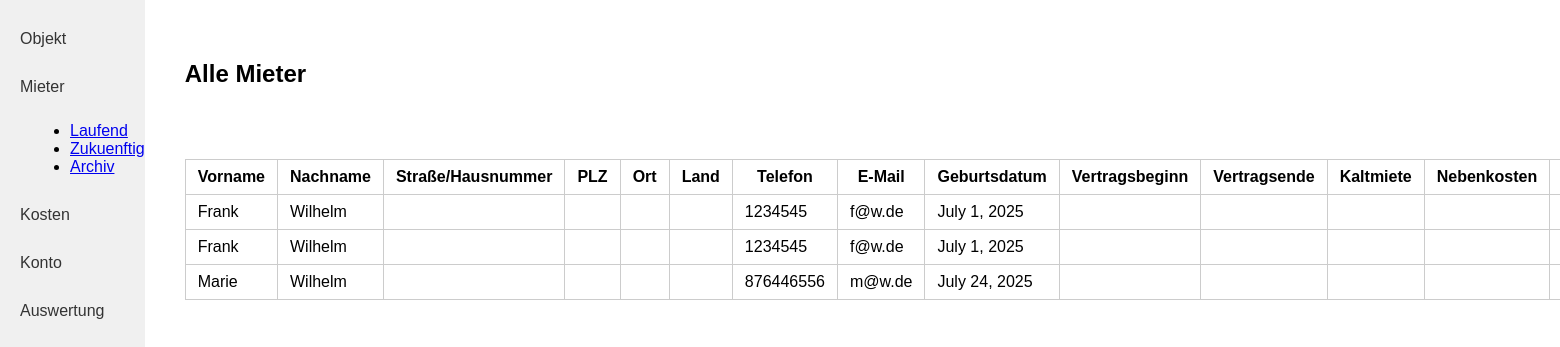
The app's page /mieter/ (signed in), older data.
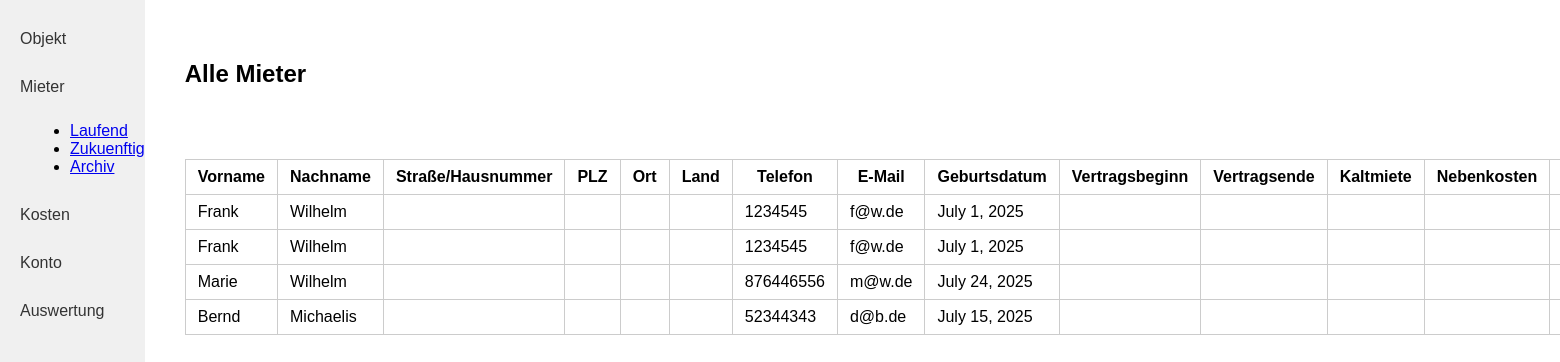
The same page, newer data.
### kostenpruefung_mietobjekte_app/models.py (models this page shows, shortened)
class Mieter(models.Model):
    created_by = models.ForeignKey(User, on_delete=models.CASCADE, related_name="mieter_created", null=True, blank=True)
    vorname = models.CharField(max_length=255)
    nachname = models.CharField(max_length=255)
    telefon = models.CharField(max_length=100)
    e_mail = models.EmailField()
    geburtsdatum = models.DateField()

### kostenpruefung_mietobjekte_app/views.py (the view)
# urls.py: path('mieter/', mieter, name='mieter'),
def mieter(request):
    mieter = Mieter.objects.filter(created_by=request.user)
    return render(request, 'kostenpruefung_mietobjekte_app/mieter.html', {'mieter': mieter})

### kostenpruefung_mietobjekte_app/templates/kostenpruefung_mietobjekte_app/mieter.html (shortened to what this page needs)
{% load static %}
<!DOCTYPE html>
<html lang="de">
<head>
    <link rel="stylesheet" href="{% static 'kostenpruefung_mietobjekte_app/style.css' %}">
</head>
<body>
<div class="flex-container">
    <nav class="sidebar">
        <a class="sidebar-link" href="{% url 'objekt_index' %}">Objekt</a>
        <a class="sidebar-link" href="{% url 'mieter' %}">Mieter</a>
        <ul style="list-style-type: disc; margin-left: 30px; margin-bottom: 20px;">
            <li><a href="#">Laufend</a></li>
            <li><a href="#">Zukuenftig</a></li>
            <li><a href="#">Archiv</a></li>
        </ul>
        <a class="sidebar-link" href="{% url 'rechnungen' %}">Kosten</a>
        <a class="sidebar-link" href="{% url 'konto' %}">Konto</a>
        <a class="sidebar-link" href="#">Auswertung</a>
    </nav>
    <div class="main-content">
        <h2>Alle Mieter</h2>
        <table class="object-table">
            <tr>
                <th>Vorname</th>
                <th>Nachname</th>
                <th>Straße/Hausnummer</th>
                <th>PLZ</th>
                <th>Ort</th>
                <th>Land</th>
                <th>Telefon</th>
                <th>E-Mail</th>
                <th>Geburtsdatum</th>
                <th>Vertragsbeginn</th>
                <th>Vertragsende</th>
                <th>Kaltmiete</th>
                <th>Nebenkosten</th>
                <th>Kaution</th>
            </tr>
            {% for m in mieter %}
            <tr>
                <td>{{ m.vorname }}</td>
                <td>{{ m.nachname }}</td>
                <td>{{ m.strasse_hausnummer }}</td>
                <td>{{ m.plz }}</td>
                <td>{{ m.ort }}</td>
                <td>{{ m.land }}</td>
                <td>{{ m.telefon }}</td>
                <td>{{ m.e_mail }}</td>
                <td>{{ m.geburtsdatum }}</td>
                <td>{{ m.vertragsbeginn }}</td>
                <td>{{ m.vertragsende }}</td>
                <td>{{ m.kaltmiete }}</td>
                <td>{{ m.nebenkosten }}</td>
                <td>{{ m.kaution }}</td>
            </tr>
            {% empty %}
            <tr>
                <td colspan="17">Keine Mieter vorhanden.</td>
            </tr>
            {% endfor %}
        </table>
    </div>
</div>
</body>
</html>

Row changes from the older to the newer data that the page shows:
added Mieter: vorname "Bernd", nachname "Michaelis", telefon "52344343", e_mail "d@b.de", geburtsdatum "July 15, 2025"
